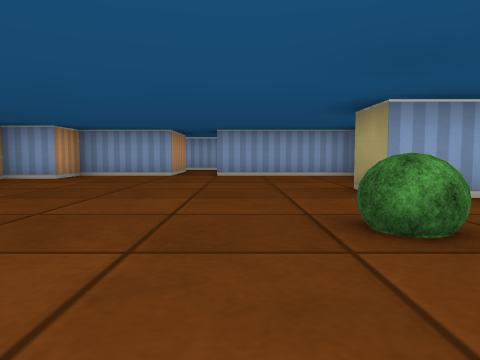
[1] (above)

22 first-person views from a walk through a cub3D maze. The camera is about half as high as the walls, tilts 4° down and sees 70° across. The floor is counted in squares. Each view is taken from the middle of a square. On the plan, view 1 faces up. The plan holds only what a view shows up to about 9 squares ahead; the rest is blank.

[2]
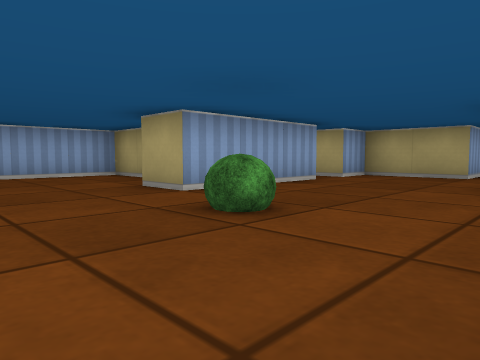

[3]
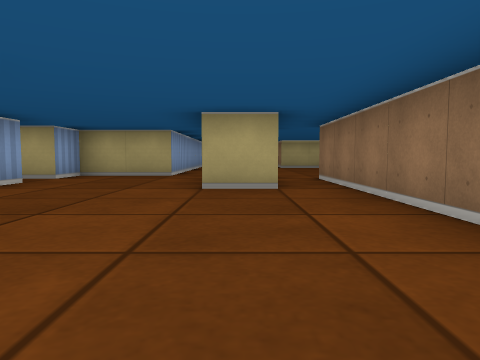

[4]
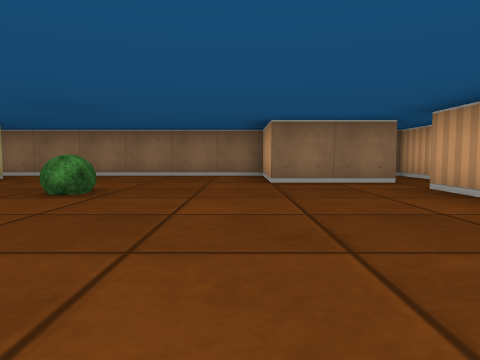

[5]
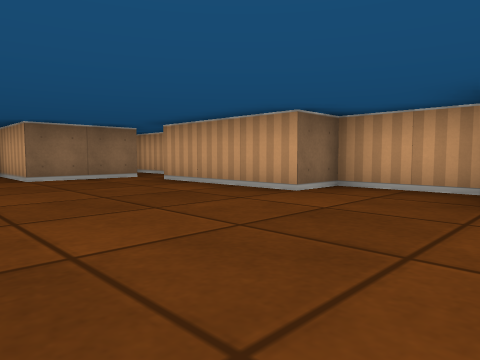

[6]
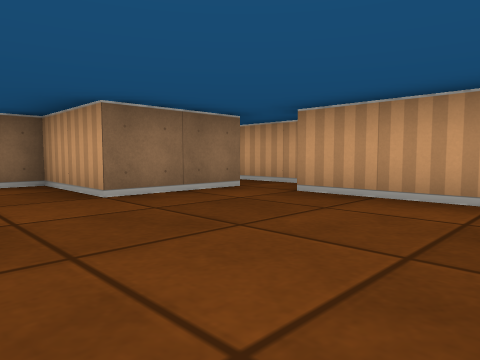

[7]
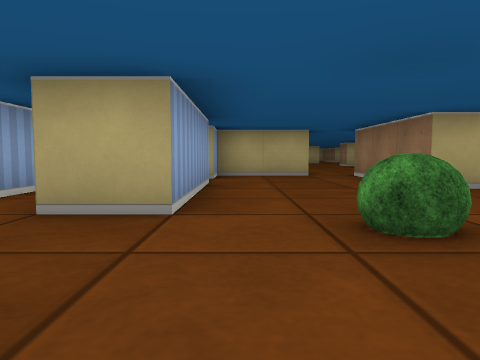

[8]
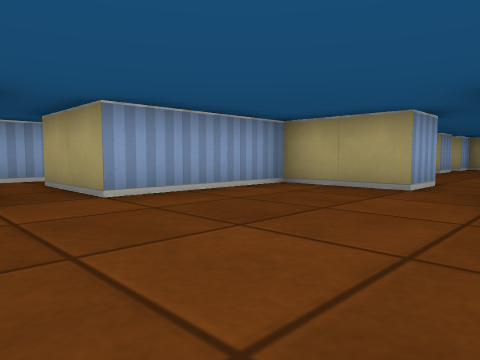

[9]
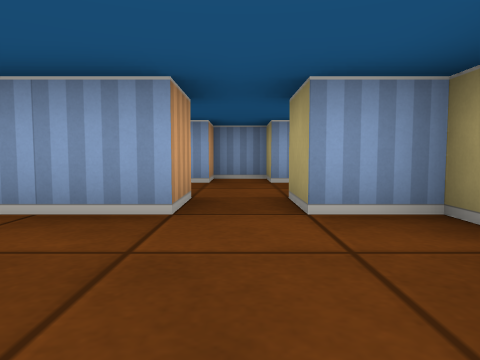

[10]
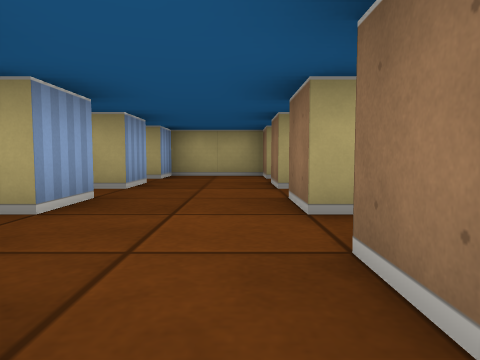

[11]
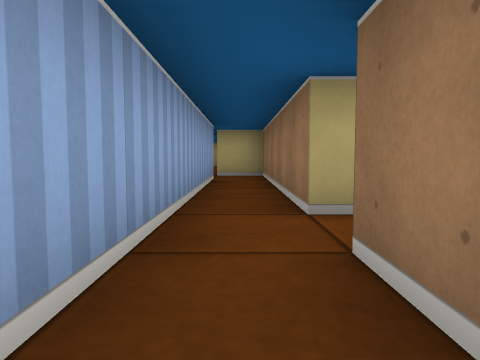

[12]
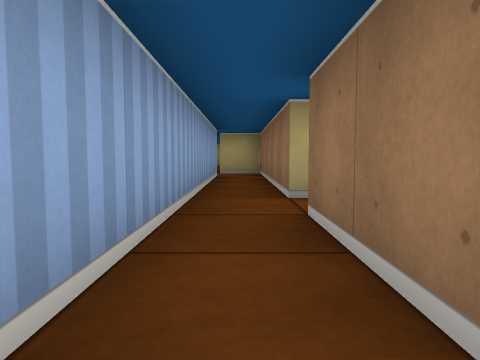

[13]
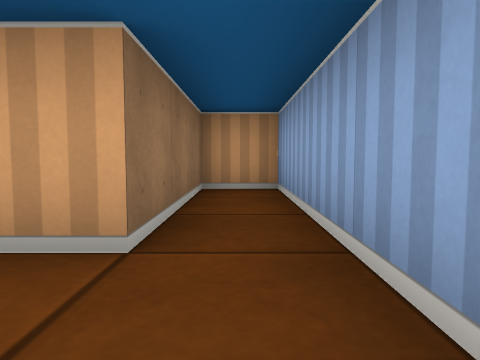

[14]
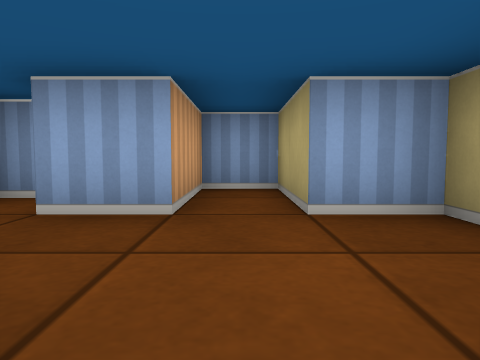

[15]
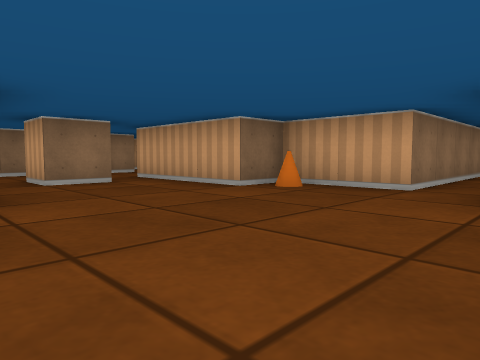

[16]
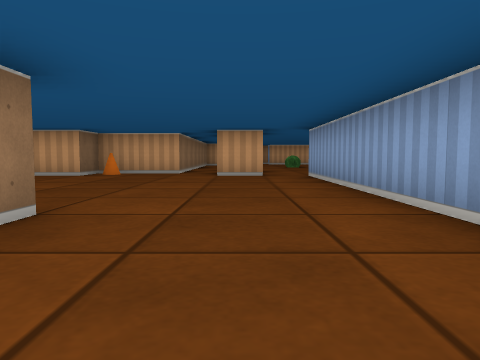

[17]
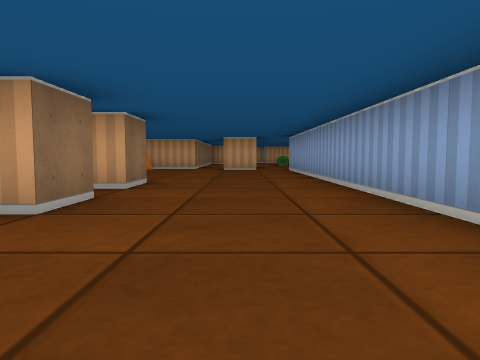

[18]
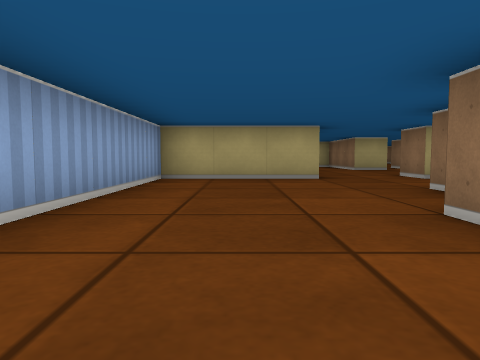

[19]
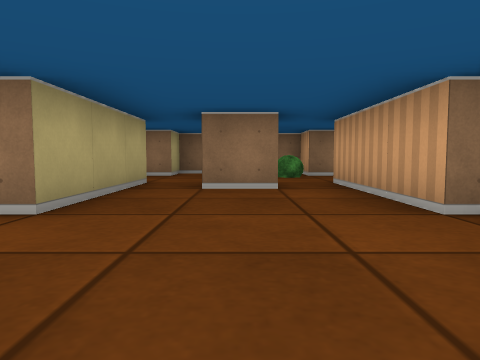

[20]
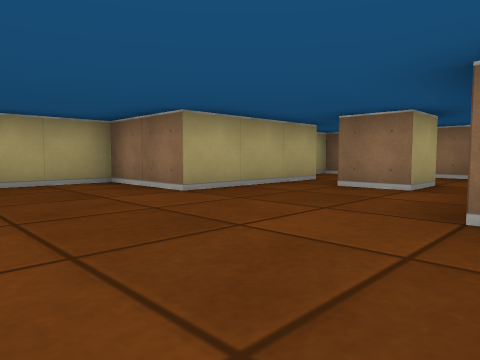

[21]
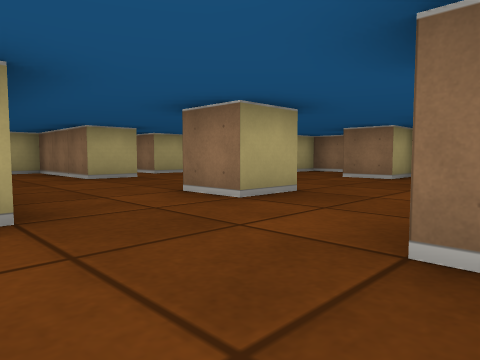

[22]
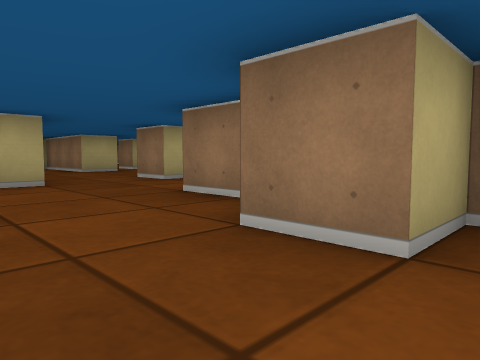

### Floor plan
Points are (right, up) in squares from view 1. A wall is a line through its corners. A room is listed if a view was taken in it or the views show most of it. See-through windows are left out.
Room 1 (views 1, 2, 3, 4, 5, 6, 7, 8, 9, 10)
walls: (3.5, 5.5) (2.5, 5.5) (2.5, 7.5) (-0.5, 7.5); (-3.6, 0.5) (-1.5, 0.5) (-1.5, -1.5) (5.5, -1.5); (4.5, 3.5) (1.5, 3.5) (1.5, 4.5); (-1.5, 7.5) (-3.5, 7.5) (-3.5, 6.5) (-4.5, 6.5) (-4.5, 4.5) (-3.5, 4.5) (-3.5, 1.5); (-4.5, 0.9) (-4.5, -1.5); (3.5, -0.6) (3.5, 0.5) (6.5, 0.5); (6.5, 1.5) (6.5, 3.5) (5.5, 3.5)
ways out: opening at (-1, 8.5) to room 2; opening at (4.5, -1) to room 4; opening at (6, 1) to room 4; opening at (4, 5) to room 6; opening at (5, 4) to room 6
objects: bush (1, 2)
Room 2 (views 11, 12, 13)
walls: (-0.5, 7.5) (-0.5, 9.5) (4.5, 9.5) (4.5, 10.5); (3.5, 10.5) (-4.5, 10.5) (-4.5, 9.5) (-1.5, 9.5) (-1.5, 7.5)
ways out: opening at (-1, 8.5) to room 1
Room 3 (view 14)
walls: (9.5, 4.5) (10.5, 4.5) (10.5, 6.5) (9.5, 6.5) (9.5, 8.5) (8.5, 8.5) (8.5, 6.5)
ways out: opening at (8, 5.5) to room 5
Room 4 (views 15, 16, 17, 18, 19, 20, 21, 22)
walls: (11.5, -1.5) (12.5, -1.5) (12.5, -2); (13.5, -2.6) (13.5, -1.5) (14.5, -1.5) (14.5, -1.9); (15.5, -2.5) (16.5, -2.5); (9.5, -6.6) (9.5, -3.5) (11.5, -3.5) (11.5, -1.9); (6.5, 0.5) (6.5, -0.5); (5.5, -1.5) (5.5, -3.5) (6.5, -3.5) (6.5, -6.5); (7.5, -6.5) (7.5, -5.5) (8.5, -5.5) (8.5, -6.5); (7.4, -8.5) (8.5, -8.5); (18.5, -1.6) (18.5, 1.5) (6.5, 1.5); (8.9, -9.5) (9.5, -9.5) (9.5, -8.5) (10.5, -8.5) (10.5, -8); (5.6, -8.5) (6.5, -8.5); (6.5, -9.5) (7.1, -9.5)
ways out: opening at (4.5, -1) to room 1; opening at (6, 1) to room 1; opening at (6, -7.5); opening at (17.3, -2)
objects: cone (6, -3); bush (7, -8)
Room 5 (no view inside)
walls: (6.5, 6.5) (5.5, 6.5); (7, 7.5) (6.5, 7.5); (7.5, 4.5) (8.5, 4.5); (8.5, 6.5) (7.5, 6.5) (7.5, 7); (5.5, 4.5) (6.5, 4.5)
ways out: opening at (8, 5.5) to room 3; opening at (6, 5.5) to room 6
Room 6 (no view inside)
walls: (5.5, 6.5) (5.5, 7.5) (4.5, 7.5) (4.5, 6.5); (3.6, 4.5) (4.5, 4.5) (4.5, 3.5); (5.5, 3.5) (5.5, 4.5)
ways out: opening at (4, 5) to room 1; opening at (5, 4) to room 1; opening at (6, 5.5) to room 5

Where each view was taken, in squares from view 1:
view 1: 0 up, 0 right, facing up
view 2: 0 up, 1 left, facing up-right
view 3: 0 up, 1 left, facing right
view 4: 6 up, 1 left, facing down
view 5: 7 up, 0 right, facing down-left
view 6: 4 up, 0 right, facing down-left
view 7: 3 up, 1 left, facing right
view 8: 4 up, 2 left, facing up-right
view 9: 1 up, 5 right, facing up
view 10: 5 up, 3 right, facing right
view 11: 10 up, 3 left, facing right
view 12: 10 up, 4 left, facing right
view 13: 10 up, 0 right, facing left
view 14: 4 up, 9 right, facing up
view 15: 0 up, 10 right, facing down-left
view 16: 0 up, 14 right, facing left
view 17: 0 up, 17 right, facing left
view 18: 0 up, 12 right, facing right
view 19: 1 down, 8 right, facing down
view 20: 1 down, 6 right, facing down-right
view 21: 1 down, 16 right, facing down-right
view 22: 0 up, 13 right, facing down-right
